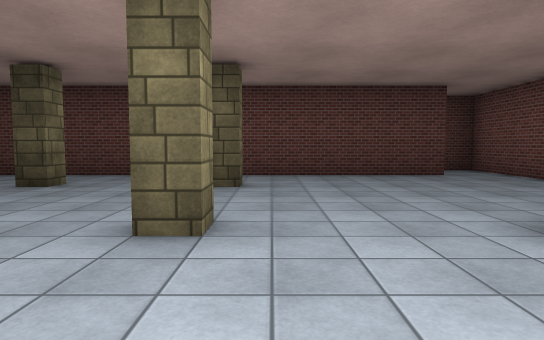
view 1 (above)

12 first-person views from a walk through a Unity game level. The camera is 1.3 m above the floor, tilts 4° down and sees 75° across. The floor is counted in squares, 2 m on a side. Each view is taken from the middle of a square. On the plan, view 1 faces up. The plan holds only what a view shows up to about 10 squares ahead; the rest is blank. The place goes on beyond the plan. The player character is not drawn. Surface patterns are stand-ins for the level's own textures.

view 2
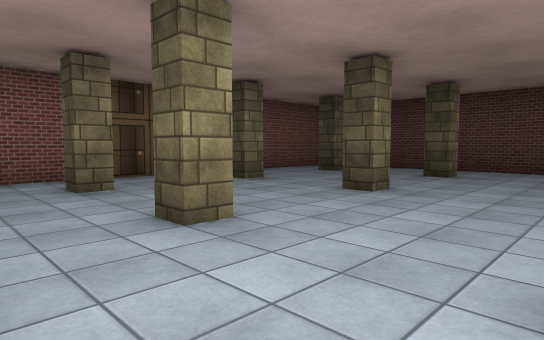

view 3
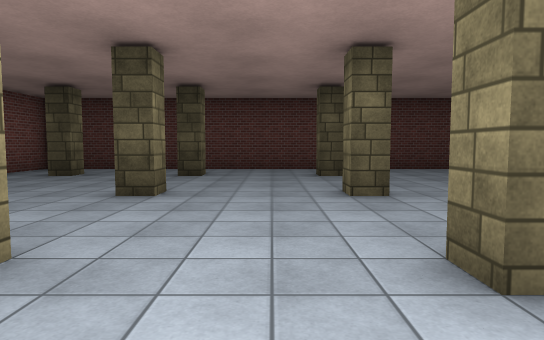

view 4
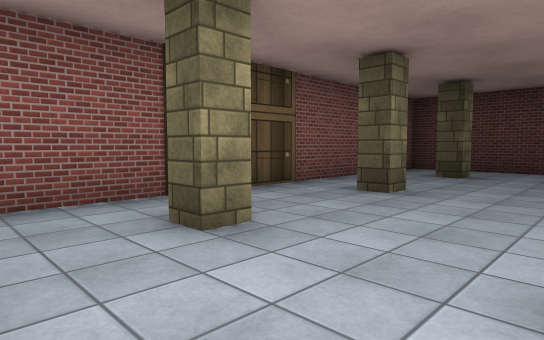

view 5
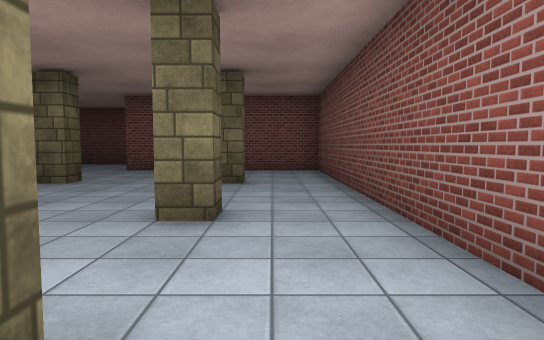

view 6
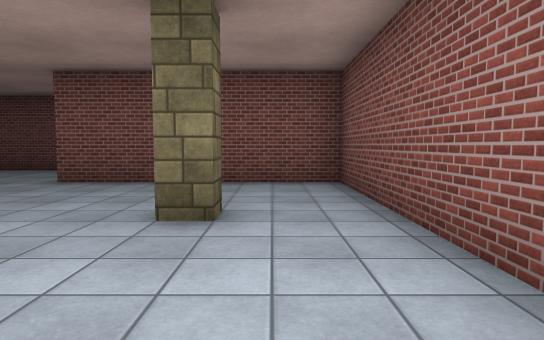

view 7
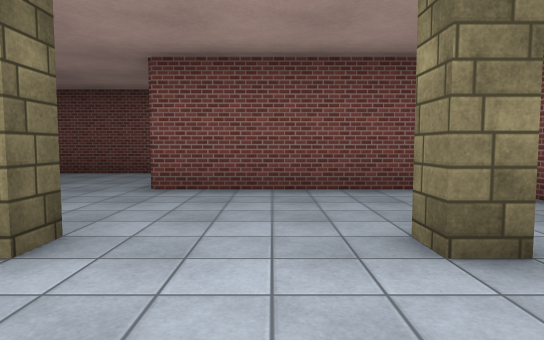

view 8
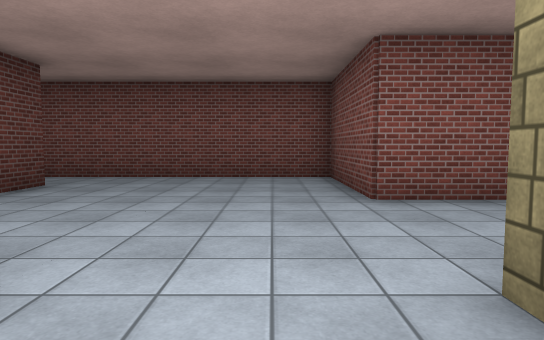

view 9
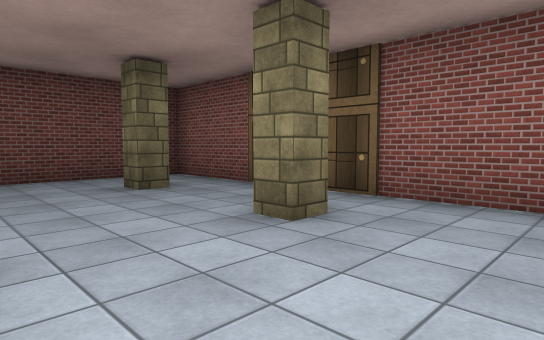

view 10
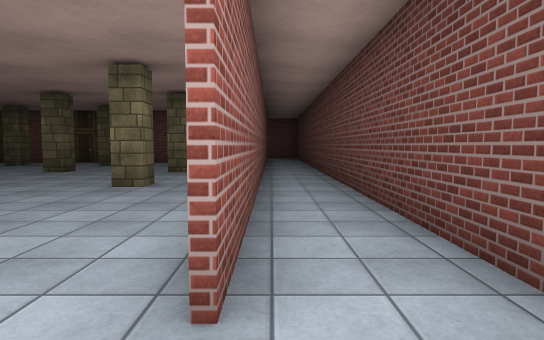

view 11
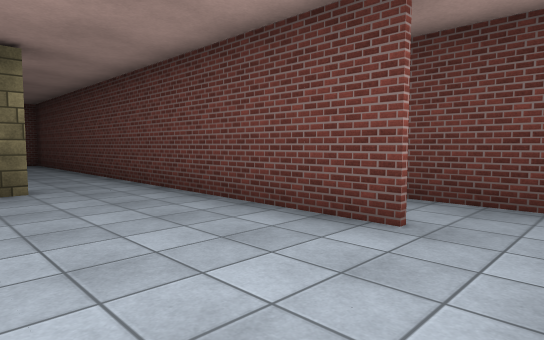

view 12
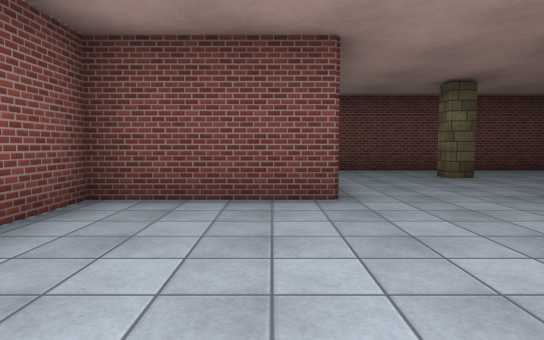

### Floor plan
Points are (right, up) in squares from view 1. A wall is a line through its corners. A room is listed if a view was taken in it or the views show most of it. See-through windows are left out.
Room 1 (views 1, 2, 3, 4, 5, 6, 7, 8, 9, 11, 12)
walls: (3.9, 7.7) (-8.2, 7.7) (-8.2, -2.2) (2.2, -2.2) (2.2, 2.8) (5.2, 2.8) (5.2, 7.5)
ways out: opening at (4.5, 8) to room 2
objects: other object (-7, 0); other object (-7, 3); other object (-7, 6); other object (-4, 0); other object (-4, 3); other object (-4, 6); other object (-1, 0); other object (-1, 3); other object (-1, 6)
Room 2 (view 10)
walls: (-4.1, 7.8) (3.8, 7.8); (5.2, 7.5) (5.2, 9.2) (-5, 9.2)
ways out: opening at (4.5, 8) to room 1

Where each view was taken, in squares from view 1:
view 1: 0 up, 0 right, facing up
view 2: 2 down, 1 left, facing up-left
view 3: 2 down, 2 left, facing up
view 4: 2 down, 4 left, facing up-left
view 5: 1 down, 7 left, facing right
view 6: 1 down, 4 left, facing right
view 7: 1 up, 3 left, facing right
view 8: 4 up, 2 left, facing right
view 9: 5 up, 4 left, facing down-left
view 10: 8 up, 5 right, facing left
view 11: 5 up, 5 right, facing up-left
view 12: 7 up, 3 right, facing down
